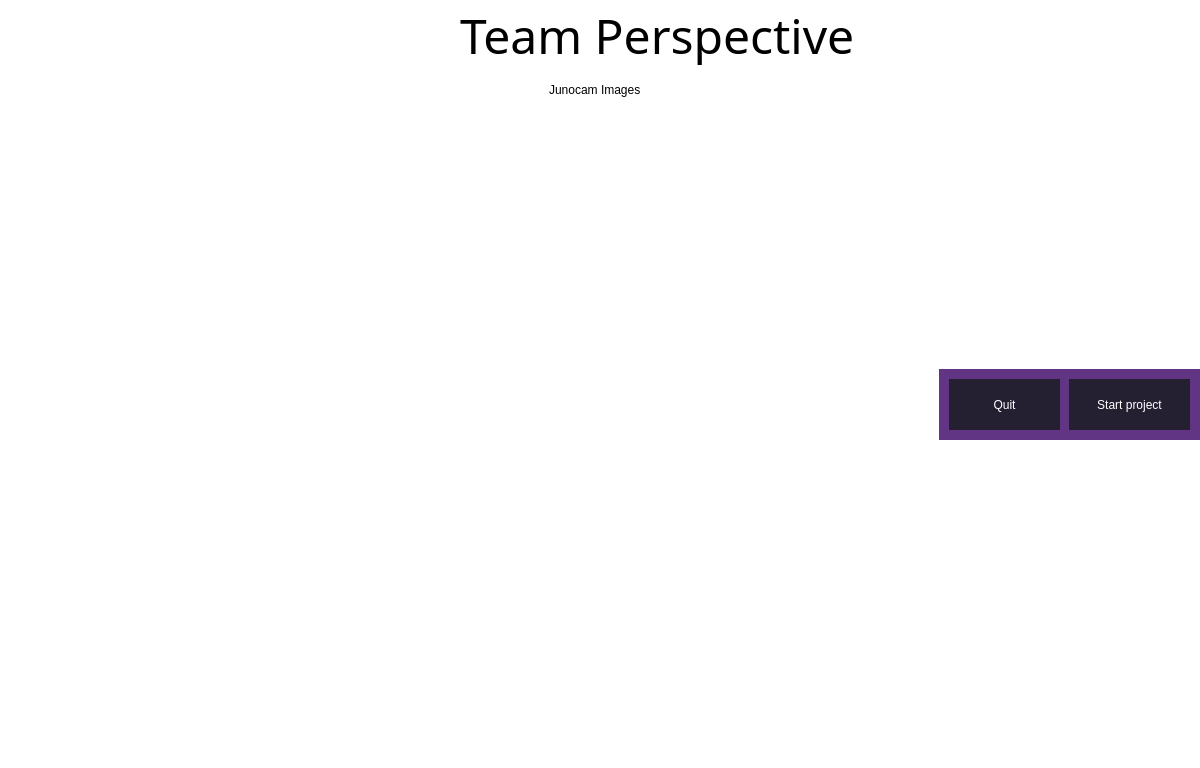
<?xml version="1.0" encoding="UTF-8"?>
<ui version="4.0">
 <class>Form</class>
 <widget class="QWidget" name="Form">
  <property name="geometry">
   <rect>
    <x>0</x>
    <y>0</y>
    <width>1200</width>
    <height>768</height>
   </rect>
  </property>
  <property name="windowTitle">
   <string>Form</string>
  </property>
  <property name="styleSheet">
   <string notr="true">*{
background-color:transparent;
border:None;
color:#000
}
QPushButton{
color:#000;
background-color:rgb(36, 31, 49)
}</string>
  </property>
  <widget class="QFrame" name="frame_6">
   <property name="geometry">
    <rect>
     <x>0</x>
     <y>0</y>
     <width>1200</width>
     <height>768</height>
    </rect>
   </property>
   <property name="frameShape">
    <enum>QFrame::StyledPanel</enum>
   </property>
   <property name="frameShadow">
    <enum>QFrame::Raised</enum>
   </property>
   <widget class="QFrame" name="banner">
    <property name="geometry">
     <rect>
      <x>0</x>
      <y>0</y>
      <width>300</width>
      <height>750</height>
     </rect>
    </property>
    <property name="minimumSize">
     <size>
      <width>300</width>
      <height>0</height>
     </size>
    </property>
    <property name="maximumSize">
     <size>
      <width>300</width>
      <height>16777215</height>
     </size>
    </property>
    <property name="frameShape">
     <enum>QFrame::StyledPanel</enum>
    </property>
    <property name="frameShadow">
     <enum>QFrame::Raised</enum>
    </property>
    <widget class="QLabel" name="banner_label">
     <property name="geometry">
      <rect>
       <x>0</x>
       <y>0</y>
       <width>291</width>
       <height>768</height>
      </rect>
     </property>
     <property name="text">
      <string/>
     </property>
    </widget>
   </widget>
   <widget class="QFrame" name="frame">
    <property name="geometry">
     <rect>
      <x>310</x>
      <y>0</y>
      <width>161</width>
      <height>768</height>
     </rect>
    </property>
    <property name="frameShape">
     <enum>QFrame::StyledPanel</enum>
    </property>
    <property name="frameShadow">
     <enum>QFrame::Raised</enum>
    </property>
    <widget class="QLabel" name="banner_label_2">
     <property name="geometry">
      <rect>
       <x>0</x>
       <y>10</y>
       <width>151</width>
       <height>768</height>
      </rect>
     </property>
     <property name="text">
      <string/>
     </property>
    </widget>
   </widget>
   <widget class="QFrame" name="frame_2">
    <property name="geometry">
     <rect>
      <x>320</x>
      <y>0</y>
      <width>885</width>
      <height>750</height>
     </rect>
    </property>
    <property name="sizePolicy">
     <sizepolicy hsizetype="Expanding" vsizetype="Expanding">
      <horstretch>0</horstretch>
      <verstretch>0</verstretch>
     </sizepolicy>
    </property>
    <property name="frameShape">
     <enum>QFrame::StyledPanel</enum>
    </property>
    <property name="frameShadow">
     <enum>QFrame::Raised</enum>
    </property>
    <widget class="QFrame" name="frame_3">
     <property name="geometry">
      <rect>
       <x>140</x>
       <y>0</y>
       <width>501</width>
       <height>80</height>
      </rect>
     </property>
     <property name="frameShape">
      <enum>QFrame::StyledPanel</enum>
     </property>
     <property name="frameShadow">
      <enum>QFrame::Raised</enum>
     </property>
     <widget class="QLabel" name="label_6">
      <property name="geometry">
       <rect>
        <x>0</x>
        <y>0</y>
        <width>521</width>
        <height>71</height>
       </rect>
      </property>
      <property name="font">
       <font>
        <family>Ubuntu Condensed</family>
        <pointsize>36</pointsize>
       </font>
      </property>
      <property name="text">
       <string>Team Perspective</string>
      </property>
     </widget>
    </widget>
    <widget class="QFrame" name="frame_5">
     <property name="geometry">
      <rect>
       <x>159</x>
       <y>79</y>
       <width>931</width>
       <height>931</height>
      </rect>
     </property>
     <property name="frameShape">
      <enum>QFrame::StyledPanel</enum>
     </property>
     <property name="frameShadow">
      <enum>QFrame::Raised</enum>
     </property>
     <widget class="QLabel" name="label_7">
      <property name="geometry">
       <rect>
        <x>70</x>
        <y>0</y>
        <width>251</width>
        <height>21</height>
       </rect>
      </property>
      <property name="text">
       <string>Junocam Images</string>
      </property>
     </widget>
     <widget class="QFrame" name="frame_4">
      <property name="geometry">
       <rect>
        <x>460</x>
        <y>290</y>
        <width>261</width>
        <height>71</height>
       </rect>
      </property>
      <property name="styleSheet">
       <string notr="true">*{
background-color:rgb(97, 53, 131)
}
QPushButton{
background-color:rgb(36, 31, 49);
color:#fff
}</string>
      </property>
      <property name="frameShape">
       <enum>QFrame::StyledPanel</enum>
      </property>
      <property name="frameShadow">
       <enum>QFrame::Raised</enum>
      </property>
      <widget class="QPushButton" name="quit">
       <property name="geometry">
        <rect>
         <x>10</x>
         <y>10</y>
         <width>111</width>
         <height>51</height>
        </rect>
       </property>
       <property name="text">
        <string>Quit</string>
       </property>
       <property name="icon">
        <iconset theme="application-exit">
         <normaloff>.</normaloff>.</iconset>
       </property>
      </widget>
      <widget class="QPushButton" name="select">
       <property name="geometry">
        <rect>
         <x>130</x>
         <y>10</y>
         <width>121</width>
         <height>51</height>
        </rect>
       </property>
       <property name="text">
        <string>Start project</string>
       </property>
       <property name="icon">
        <iconset theme="document-new">
         <normaloff>.</normaloff>.</iconset>
       </property>
      </widget>
     </widget>
    </widget>
   </widget>
   <widget class="QLabel" name="label">
    <property name="geometry">
     <rect>
      <x>0</x>
      <y>0</y>
      <width>1200</width>
      <height>768</height>
     </rect>
    </property>
    <property name="text">
     <string/>
    </property>
   </widget>
   <zorder>label</zorder>
   <zorder>banner</zorder>
   <zorder>frame</zorder>
   <zorder>frame_2</zorder>
  </widget>
 </widget>
 <resources/>
 <connections/>
</ui>
